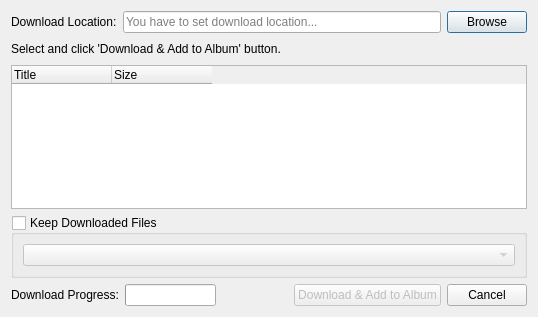
<?xml version="1.0" encoding="UTF-8"?>
<ui version="4.0">
 <class>AudioRepoDownloader</class>
 <widget class="QDialog" name="AudioRepoDownloader">
  <property name="enabled">
   <bool>true</bool>
  </property>
  <property name="geometry">
   <rect>
    <x>0</x>
    <y>0</y>
    <width>538</width>
    <height>317</height>
   </rect>
  </property>
  <property name="windowTitle">
   <string>Data Base Updater</string>
  </property>
  <layout class="QVBoxLayout" name="verticalLayout_2">
   <item>
    <layout class="QVBoxLayout" name="verticalLayout">
     <item>
      <layout class="QHBoxLayout" name="horizontalLayoutRepo">
       <item>
        <widget class="QLabel" name="label_2">
         <property name="text">
          <string>Download Location:</string>
         </property>
        </widget>
       </item>
       <item>
        <widget class="QLineEdit" name="lineEditDownloadLocation">
         <property name="text">
          <string/>
         </property>
         <property name="placeholderText">
          <string>You have to set download location...</string>
         </property>
        </widget>
       </item>
       <item>
        <widget class="QPushButton" name="pushButtonBrowse">
         <property name="text">
          <string>Browse</string>
         </property>
        </widget>
       </item>
      </layout>
     </item>
     <item>
      <layout class="QHBoxLayout" name="horizontalLayout">
       <item>
        <widget class="QLabel" name="labelSubtitle">
         <property name="text">
          <string>Select and click 'Download &amp; Add to Album' button.</string>
         </property>
        </widget>
       </item>
       <item>
        <spacer name="horizontalSpacer_2">
         <property name="orientation">
          <enum>Qt::Horizontal</enum>
         </property>
         <property name="sizeHint" stdset="0">
          <size>
           <width>40</width>
           <height>20</height>
          </size>
         </property>
        </spacer>
       </item>
       <item>
        <widget class="QPushButton" name="refreshPushButton">
         <property name="enabled">
          <bool>true</bool>
         </property>
         <property name="sizePolicy">
          <sizepolicy hsizetype="Fixed" vsizetype="Fixed">
           <horstretch>0</horstretch>
           <verstretch>0</verstretch>
          </sizepolicy>
         </property>
         <property name="cursor">
          <cursorShape>ArrowCursor</cursorShape>
         </property>
         <property name="styleSheet">
          <string notr="true">QPushButton { padding: 2px; }</string>
         </property>
         <property name="text">
          <string/>
         </property>
         <property name="checkable">
          <bool>false</bool>
         </property>
         <property name="flat">
          <bool>true</bool>
         </property>
        </widget>
       </item>
      </layout>
     </item>
     <item>
      <widget class="QTreeWidget" name="repoSelectTree">
       <property name="columnCount">
        <number>2</number>
       </property>
       <attribute name="headerStretchLastSection">
        <bool>false</bool>
       </attribute>
       <column>
        <property name="text">
         <string>Title</string>
        </property>
       </column>
       <column>
        <property name="text">
         <string>Size</string>
        </property>
       </column>
      </widget>
     </item>
     <item>
      <widget class="QGroupBox" name="groupBoxKeepDownload">
       <property name="title">
        <string>Keep Downloaded Files</string>
       </property>
       <property name="flat">
        <bool>false</bool>
       </property>
       <property name="checkable">
        <bool>true</bool>
       </property>
       <property name="checked">
        <bool>false</bool>
       </property>
       <layout class="QHBoxLayout" name="horizontalLayout_3">
        <item>
         <widget class="QComboBox" name="comboBoxRepoList"/>
        </item>
       </layout>
      </widget>
     </item>
     <item>
      <layout class="QHBoxLayout" name="hButtonsLayout">
       <item>
        <widget class="QLabel" name="labelDownloadStatus">
         <property name="text">
          <string>Download Progress:</string>
         </property>
        </widget>
       </item>
       <item>
        <widget class="QProgressBar" name="downloadProgressBar">
         <property name="value">
          <number>0</number>
         </property>
         <property name="textVisible">
          <bool>false</bool>
         </property>
        </widget>
       </item>
       <item>
        <spacer name="horizontalSpacer">
         <property name="orientation">
          <enum>Qt::Horizontal</enum>
         </property>
         <property name="sizeHint" stdset="0">
          <size>
           <width>40</width>
           <height>20</height>
          </size>
         </property>
        </spacer>
       </item>
       <item>
        <widget class="QPushButton" name="pushButtonDownload">
         <property name="enabled">
          <bool>false</bool>
         </property>
         <property name="text">
          <string>Download &amp;&amp; Add to Album</string>
         </property>
        </widget>
       </item>
       <item>
        <widget class="QPushButton" name="pushButtonCancel">
         <property name="text">
          <string>Cancel</string>
         </property>
        </widget>
       </item>
      </layout>
     </item>
    </layout>
   </item>
  </layout>
 </widget>
 <resources/>
 <connections>
  <connection>
   <sender>pushButtonCancel</sender>
   <signal>clicked()</signal>
   <receiver>AudioRepoDownloader</receiver>
   <slot>reject()</slot>
   <hints>
    <hint type="sourcelabel">
     <x>377</x>
     <y>288</y>
    </hint>
    <hint type="destinationlabel">
     <x>405</x>
     <y>0</y>
    </hint>
   </hints>
  </connection>
 </connections>
</ui>
